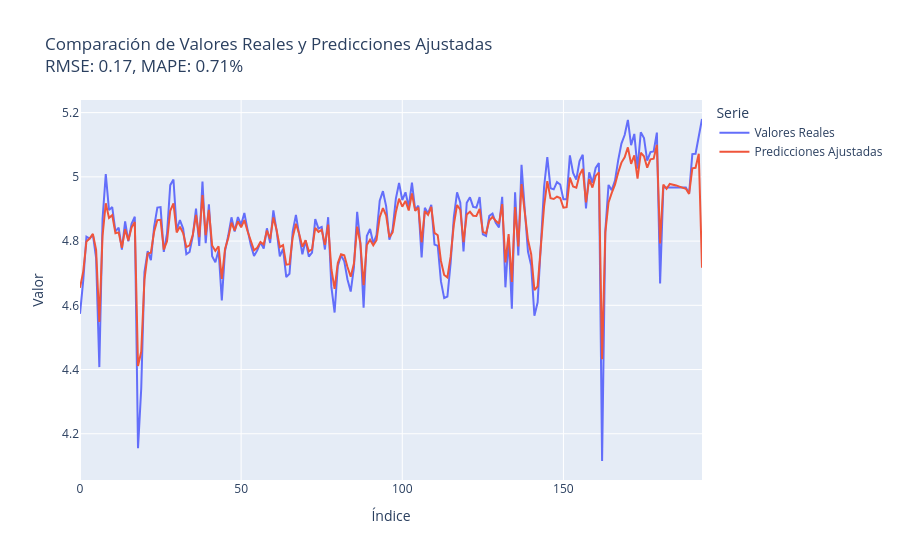

Write notebook code for a chart like this one.
### Code cell
# Hacer predicciones
y_pred = model_lstm.predict(X_test)

# Invertir la escala de los datos
y_test_inv = scaler.inverse_transform(y_test.reshape(-1, 1))
y_pred_inv = scaler.inverse_transform(y_pred)

# Ajustar las predicciones si es necesario
y_pred_inv = np.roll(y_pred_inv, shift=-1)

# Evaluar el modelo en el conjunto de test
mae = mean_absolute_error(y_test_inv, y_pred_inv)
mse = mean_squared_error(y_test_inv, y_pred_inv)
mape = mean_absolute_percentage_error(y_test_inv, y_pred_inv)

print(f'MAE: {mae}')
print(f'MSE: {mse}')
print(f'MAPE: {mape}')


# Crear un DataFrame con los valores reales y las predicciones
df_plot = pd.DataFrame({
    'Índice': np.arange(len(y_test_inv)),  # Índices de las muestras
    'Valores Reales': y_test_inv.flatten(),  # Convertir a formato plano
    'Predicciones Ajustadas': y_pred_inv.flatten()  # Convertir a formato plano
})

fig = px.line(df_plot, x='Índice', y=['Valores Reales', 'Predicciones Ajustadas'],
              labels={'value': 'Valor', 'variable': 'Serie'},
              title=f'Comparación de Valores Reales y Predicciones Ajustadas<br>RMSE: {rmse:.2f}, MAPE: {mape:.2%}')


# Mostrar el gráfico con plotly.io.show()
pio.show(fig)

### Figure 1 — Plotly figure (JSON) as saved in the notebook; plotly's stock layout.template omitted (floating-point values rounded to 4 significant figures; data arrays with more than 128 entries replaced by an {"elided": "..."} marker saying what was removed)
{"data": [{"hovertemplate": "Serie=Valores Reales<br>Índice=%{x}<br>Valor=%{y}<extra></extra>", "legendgroup": "Valores Reales", "line": {"color": "#636efa", "dash": "solid"}, "marker": {"symbol": "circle"}, "mode": "lines", "name": "Valores Reales", "orientation": "v", "showlegend": true, "type": "scatter", "x": {"elided": "194 int values"}, "xaxis": "x", "y": {"elided": "194 float values"}, "yaxis": "y"}, {"hovertemplate": "Serie=Predicciones Ajustadas<br>Índice=%{x}<br>Valor=%{y}<extra></extra>", "legendgroup": "Predicciones Ajustadas", "line": {"color": "#EF553B", "dash": "solid"}, "marker": {"symbol": "circle"}, "mode": "lines", "name": "Predicciones Ajustadas", "orientation": "v", "showlegend": true, "type": "scatter", "x": {"elided": "194 int values"}, "xaxis": "x", "y": {"elided": "194 float values"}, "yaxis": "y"}], "layout": {"legend": {"title": {"text": "Serie"}, "tracegroupgap": 0}, "title": {"text": "Comparación de Valores Reales y Predicciones Ajustadas<br>RMSE: 0.17, MAPE: 0.71%"}, "xaxis": {"anchor": "y", "domain": [0, 1], "title": {"text": "Índice"}}, "yaxis": {"anchor": "x", "domain": [0, 1], "title": {"text": "Valor"}}}}
